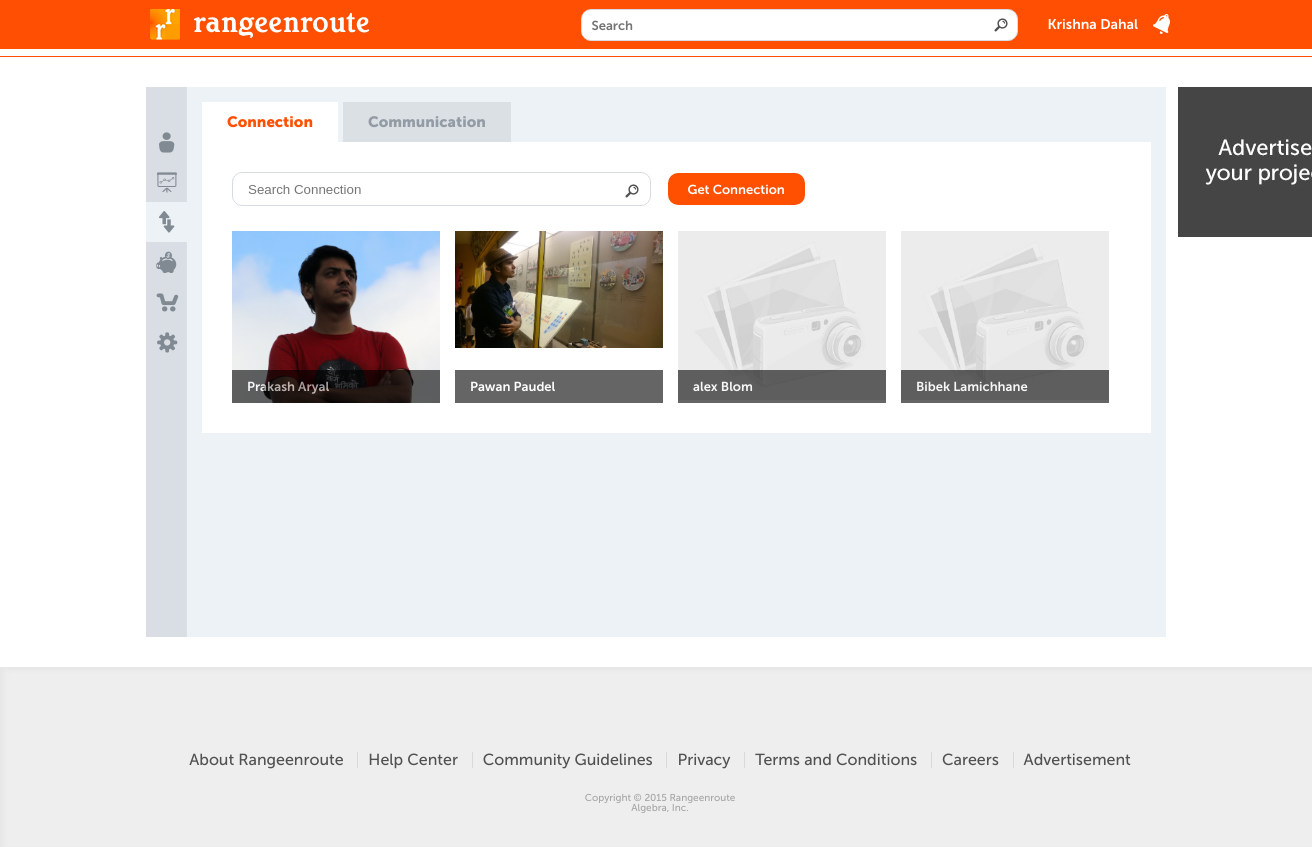
Screenshot of /connection.php (signed in) with the database file from the repository.
### tables this page shows
CREATE TABLE IF NOT EXISTS `routers` (
  `router_id` int(11) NOT NULL,
  `user_id` int(11) NOT NULL,
  `routed_by` int(11) NOT NULL,
  `status` int(11) NOT NULL DEFAULT '0',
  `created_on` timestamp NOT NULL DEFAULT CURRENT_TIMESTAMP
);

CREATE TABLE IF NOT EXISTS `users` (
  `user_id` int(11) NOT NULL,
  `first_name` varchar(50) NOT NULL,
  `last_name` varchar(50) NOT NULL,
  `preferred_name` text NOT NULL,
  `display_name` text NOT NULL,
  `keep_preferred_only` int(11) NOT NULL DEFAULT '0',
  `keep_preferred_nickname` int(11) NOT NULL DEFAULT '0',
  `company_name` varchar(50) NOT NULL,
  `location` text NOT NULL,
  `email` varchar(50) NOT NULL,
  `password` varchar(150) NOT NULL,
  `user_type` int(11) NOT NULL,
  `user_level` int(11) NOT NULL DEFAULT '1',
  `birthday` date NOT NULL,
  `gender` int(11) NOT NULL DEFAULT '1',
  `college` text NOT NULL,
  `high_school` text NOT NULL,
  `school` text NOT NULL,
  `position` varchar(100) NOT NULL,
  `hometown` varchar(50) NOT NULL,
  `mailing_address` text NOT NULL,
  `alt_email` varchar(50) NOT NULL,
  `social_network` text NOT NULL,
  `phone` varchar(30) NOT NULL,
  `quotes` text NOT NULL,
  `about_me` text NOT NULL,
  `photo` varchar(50) NOT NULL,
  `created_on` timestamp NOT NULL DEFAULT CURRENT_TIMESTAMP,
  `updated_on` timestamp NULL DEFAULT NULL,
  `password_updated_on` timestamp NOT NULL DEFAULT '0000-00-00 00:00:00',
  `register_type` int(11) NOT NULL DEFAULT '1',
  `verified` int(11) NOT NULL DEFAULT '0',
  `verify_file` text NOT NULL,
  `balance` int(11) NOT NULL DEFAULT '0',
  `confirmed` int(11) NOT NULL DEFAULT '0'
);

### includes/libs/mysql/dbFunctions.php (called while the page is built, shortened)
<?php
class CDatabase {
    var $link;
    function CDatabase($db, $host = "localhost", $user = "", $pass = "") {
        if ($this->link = mysqli_connect($host, $user, $pass)) {
            return mysqli_select_db($this->link,$db);
        } else {
            return 0;
        }
    }
    function query($sql) {
        return mysqli_query( $this->link,$sql);
    }
    function num_rows($q) {
        return mysqli_num_rows($q);
    }
    function fetch_array($q, $result_type = MYSQL_ASSOC) {
        return mysqli_fetch_array($q, $result_type = MYSQLI_ASSOC);
    }
    function free_result($q) {
        return mysqli_free_result($q);
    }
    function sql2array($sql, $keyField = '') {
        if ((empty($sql)) || (!($query = $this->query($sql)))) {
            return false;
        }
        return $this->result2array($query, $keyField);
    }
    function result2array($q, $keyField = '') {
        $Result = array();
        while ($Data = $this->fetch_array($q)) {
            if (empty($keyField)) {
                $Result[] = $Data;
            } else {
                $Result[$Data[$keyField]] = $Data;
            }
        }
        return $Result;
    }
}
?>

### includes/config.php (called while the page is built, shortened)
<?php
require_once(DIR_LIBS . 'mysql/dbFunctions.php');
$db_con = new CDatabase(MYSQL_DATABASE, MYSQL_HOST, MYSQL_USER, MYSQL_PASSWORD);
?>

### includes/app/users.php (called while the page is built, shortened)
<?php
function getUserData($user_id) {
    global $db_con;
    $res = $db_con->query("SELECT * FROM `users` WHERE `user_id` = " . $user_id . " LIMIT 1");
    return $db_con->fetch_array($res);
}
function getRoutersForUser($routed_by, $search_str = '') {
    global $db_con;
    if (empty($search_str))
        $query = 'SELECT `user_id` FROM `routers` WHERE `routed_by` = ' . $routed_by . ' AND `status` = 1 ORDER BY router_id';
    else
        $query = 'SELECT r.user_id FROM routers as r, users as u WHERE r.user_id = u.user_id AND (u.first_name LIKE "%' . $db_con->escape($search_str) . '%" OR u.last_name LIKE "%' . $db_con->escape($search_str) . '%") AND r.routed_by = ' . $routed_by . ' AND r.status = 1 ORDER BY router_id';
    return $db_con->sql2array($query);
}
?>

### connection.php (the view, shortened to what this page needs)
<?php
include ('includes/header.php');
require_once(DIR_APP.'users.php');
?>
<div class="inner-page-wrapper">
<div class="connection inner-page content">
<?php include (DIR_INCLUDE.'left_nav.php');
$routers = getRoutersForUser($_SESSION['uid'], $search_str);
if (!empty($routers))
    $connections = '('.count($routers).')';
else
    $connections = '';
?>
<div class="main-content">
<ul class="router-top-nav">
<li class="active"><a href="connection.php">Connection <?php $connections; ?></a></li>
<li><a href="communication.php">Communication</a></li>
</ul>
<div class="content-block">
<div class="search-connection">
<form action="" method="post">
<input type="text" name="search_connection" value="<?php if (isset($_POST['search_connection'])) echo $_POST['search_connection']; ?>" placeholder="Search Connection">
<input type="submit" name="search">
<input type="button" value="Get Connection" class="get-connection" onclick="window.location='communication.php?mode=create'">
</form>
</div>
<div class="connection-list">
<?php
	if (!empty($routers)) {
	foreach($routers as $router) {
    $u = getUserData($router['user_id']); ?>
    <div class="user-photo">
		<?php if (empty($u['photo'])) {
		echo '<a href="user.php?uid='.$u['user_id'].'"><img src="uploads/avatars/nophoto.jpg" alt=""></a>';
 		}
 		else {
 			echo '<a href="user.php?uid='.$u['user_id'].'"><img src="uploads/avatars/'.$u['photo'].'" alt=""></a>';
 		}
?>
	<div class="name-block"><?php echo $u['display_name']; ?></div>
</div>
	<?php 	}
  }
  ?>
</div>
</div>
</div>
</div>
<?php include (DIR_INCLUDE.'right_side.php'); ?>
</div>
<?php include (DIR_INCLUDE.'footer.php'); ?>

### css/style.css (style rules this page uses)
body { font-family: 'museo_sans300'; color: #515151; font-size: 14px; }
.content { width: 1020px; overflow: hidden; padding: 30px 0 30px 0; margin: 0 auto; }
.inner-page-wrapper { width: 1020px; margin: 0 auto; position: relative; }
.inner-page { position: relative; min-height: 550px; margin-top: 30px; margin-bottom: 30px; background: #edf2f7 url('../images/inner_bg.jpg') repeat-y left top; padding-top: 0; padding-bottom: 0; }
.main-content { overflow: hidden; padding: 15px; padding-left: 56px; }
.content-block { background: #fff; margin-bottom: 10px; padding: 30px; overflow: hidden; }
.content-block .user-photo { width: 208px; height: 172px; overflo: hidden; position: relative; overflow: hidden; }
.content-block .user-photo img { width: 208px; }
.content-block .user-photo .name-block { height: 33; line-height: 33px; position: absolute; left: 0; bottom: 0; background: #000; opacity: 0.6; color: #fff; font-size: 13px; font-family: 'museo_sans700'; padding-left: 15px; width: 193px; }
.inner-page input[type="submit"] { width: auto; height: 40px; text-align: center; background: #ff4f00; border: none; border-radius: 3px; margin-left: 93px; font-family: 'museo_sans500'; color: #fff; cursor: pointer; font-size: 14px; padding: 0 40px 0 40px; }
.router-top-nav { width: 100%; overflow: hidden; }
.router-top-nav li { height: 40px; line-height: 40px; display: inline-block; margin-right: 5px; float: left; background: #dbe0e5; }
.router-top-nav li a { text-decoration: none; color: #939ba4; font-family: 'museo_sans900'; font-size: 15px; padding: 0 25px 0 25px; }
.router-top-nav li.active { background: #fff; }
.router-top-nav li.active a { color: #ff4f00; }
.search-connection input[type="text"] { border-radius: 10px; width: 400px; border: #d6dbe2 solid 1px; height: 30px; padding-left: 15px; }
.search-connection input[type="submit"] { background: url('../images/icons/search.png') no-repeat; width: 14px; height: 14px; border: none; padding: 0; margin: 0; border-radius: 0; color: transparent; margin-left: -30px; position: relative; top: 2px; margin-right: 20px; }
.search-connection .get-connection { height: 32px; padding: 0 20px 0 20px; color: #fff; margin: 0; background: #ff4f00; border: none; border-radius: 10px; margin-left: 5px; font-family: 'museo_sans700'; font-size: 13px; cursor: pointer; }
.connection-list { overflow: hidden; margin-top: 25px; }
.connection-list .user-photo { margin-left: 15px; float: left; }
.connection-list .user-photo:nth-child(4n+1) { margin-left: 0; }

### rows the page displays
routers: user.photo (picture), user.display_name "Prakash Aryal"
routers: user.photo (picture), user.display_name "Pawan Paudel"
routers: user.display_name "alex Blom"
routers: user.display_name "Bibek Lamichhane"

### other values shown
$_SESSION['display_name'] "Krishna Dahal"
